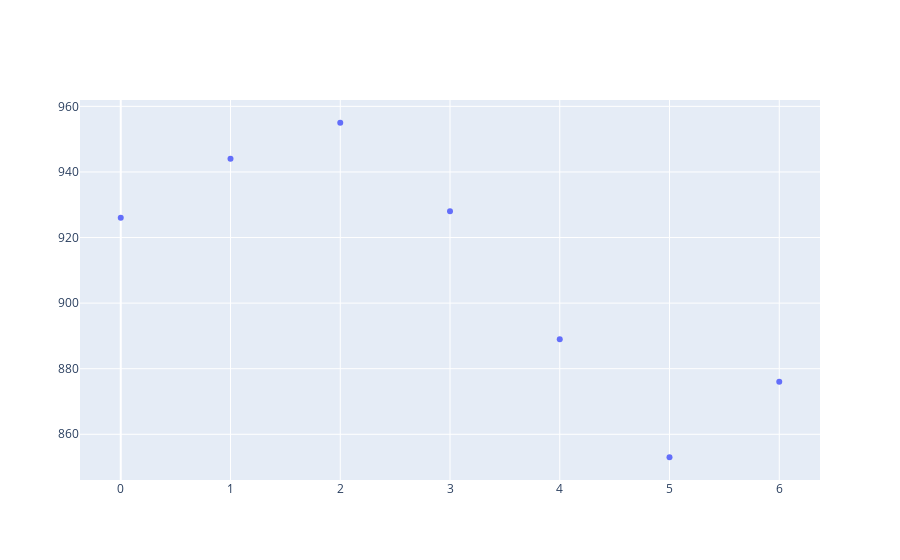

Notebook cell for this chart:
### Markdown cell above
#### Day Of The Week User Activity

### Code cell
# What does the weekly user activity look like?
indices = [x for x in unique_users_dayofweek_freq.keys()]
values = [x for x in unique_users_dayofweek_freq.values()]

fig = go.Figure()

# Add traces
fig.add_trace(go.Scatter(x = indices, y = values,
                         mode = 'markers'
                         )

)

fig.show()

### Figure 1 — Plotly figure (JSON) as saved in the notebook; plotly's stock layout.template omitted (floating-point values rounded to 4 significant figures)
{"data": [{"mode": "markers", "type": "scatter", "x": [0, 1, 2, 3, 4, 5, 6], "y": [926, 944, 955, 928, 889, 853, 876]}], "layout": {}}
